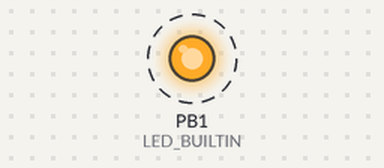
This sketch was run on a simulated ATtiny85, built with avr-gcc and run on an emulated ATtiny85. Shown: output pins drawn as LEDs (lit = HIGH). Dashed ring = blinking.

Above: at 4.5 s.
Timing chart, 0 to 8.6 s (numbered marks = the images above):
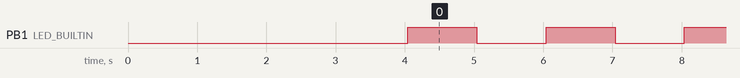

The sketch:

TinyduckTest.ino
```cpp
// Converted using digiQuack by CedArctic (https://github.com/CedArctic/digiQuack)

#include "DigiKeyboard.h"

#define LED_BUILTIN 1

void setup() {
  delay(1000);

  pinMode(LED_BUILTIN, OUTPUT);

  DigiKeyboard.sendKeyStroke(0);
  DigiKeyboard.sendKeyStroke(KEY_R, MOD_GUI_LEFT);
  DigiKeyboard.delay(1000);
  DigiKeyboard.print("notepad");
  DigiKeyboard.delay(1000);
  DigiKeyboard.sendKeyStroke(KEY_ENTER);
  DigiKeyboard.delay(1000);
  DigiKeyboard.print("Hello, World!");
}

void loop() {
  digitalWrite(LED_BUILTIN, HIGH);
  delay(1000);
  digitalWrite(LED_BUILTIN, LOW);
  delay(1000);
}
```

Measured:
- by itself, PB1 (LED_BUILTIN): alternates HIGH for 1.0 s and LOW for 1.0 s
